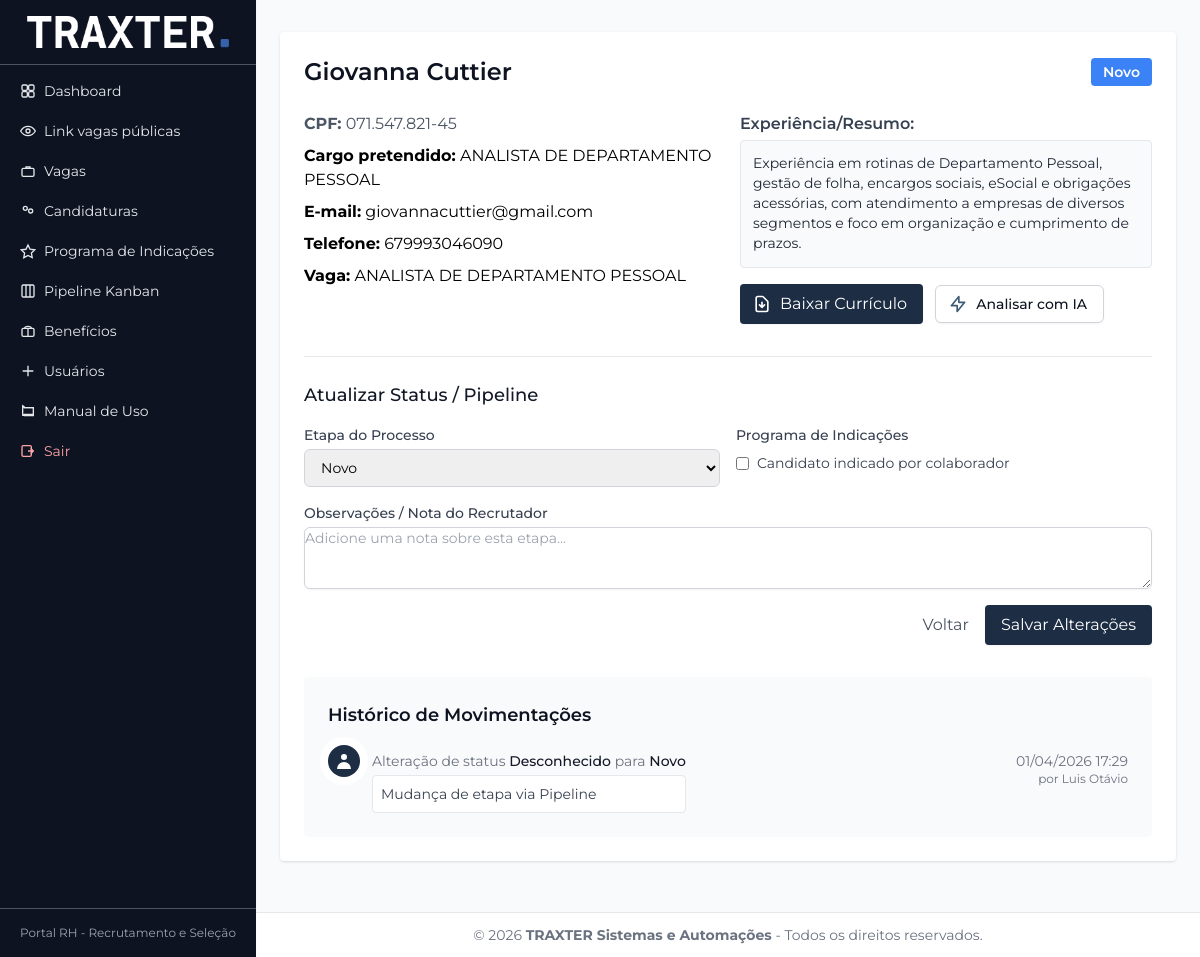
/admin/candidaturas/5 (signed in), run on the app's committed database.
### tables this page shows
CREATE TABLE `candidaturas` (
  `id` int(11) NOT NULL,
  `vaga_id` int(11) NOT NULL,
  `nome` varchar(120) NOT NULL,
  `email` varchar(120) NOT NULL,
  `telefone` varchar(40) NOT NULL,
  `cpf` varchar(11) NOT NULL,
  `cargo_pretendido` varchar(120) NOT NULL,
  `experiencia` text NOT NULL,
  `pdf_path` varchar(255) NOT NULL,
  `status` varchar(30) NOT NULL DEFAULT 'novo',
  `created_at` timestamp NULL DEFAULT CURRENT_TIMESTAMP,
  `stage_id` int(11) DEFAULT NULL,
  `observacoes` text,
  `indicacao_colaborador` tinyint(1) NOT NULL DEFAULT '0',
  `indicacao_colaborador_nome` varchar(120) DEFAULT NULL,
  `indicacao_data_contratacao` datetime DEFAULT NULL,
  `indicacao_data_fim_experiencia` date DEFAULT NULL,
  `indicacao_pagamento_realizado` tinyint(1) NOT NULL DEFAULT '0',
  `indicacao_data_pagamento` date DEFAULT NULL,
  `indicacao_pagamento_registrado_em` datetime DEFAULT NULL,
  `indicacao_valor_comissao` decimal(10,2) DEFAULT NULL,
  `indicacao_metodo_pagamento` varchar(50) DEFAULT NULL,
  `indicacao_pagamento_status` varchar(20) NOT NULL DEFAULT 'pendente'
);

CREATE TABLE `pipeline_stages` (
  `id` int(11) NOT NULL,
  `nome` varchar(50) NOT NULL,
  `ordem` int(11) NOT NULL DEFAULT '0',
  `cor` varchar(7) DEFAULT '#cccccc',
  `created_at` timestamp NULL DEFAULT CURRENT_TIMESTAMP
);

CREATE TABLE `vagas` (
  `id` int(11) NOT NULL,
  `titulo` varchar(150) NOT NULL,
  `descricao` text NOT NULL,
  `requisitos` text NOT NULL,
  `area` varchar(100) DEFAULT NULL,
  `local` varchar(100) DEFAULT NULL,
  `ativo` tinyint(1) NOT NULL DEFAULT '1',
  `created_at` timestamp NULL DEFAULT CURRENT_TIMESTAMP
);

CREATE TABLE `candidatura_historico` (
  `id` int(11) NOT NULL,
  `candidatura_id` int(11) NOT NULL,
  `status_anterior` varchar(30) DEFAULT NULL,
  `status_novo` varchar(30) NOT NULL,
  `observacoes` text,
  `usuario_id` int(11) DEFAULT NULL,
  `created_at` timestamp NULL DEFAULT CURRENT_TIMESTAMP
);

CREATE TABLE `usuarios` (
  `id` int(11) NOT NULL,
  `nome` varchar(100) NOT NULL,
  `email` varchar(120) NOT NULL,
  `senha_hash` varchar(255) NOT NULL,
  `role` enum('admin','rh','viewer') NOT NULL DEFAULT 'viewer',
  `is_supervisor` tinyint(1) NOT NULL DEFAULT '0',
  `email_verified_at` datetime DEFAULT NULL,
  `last_password_reset_at` datetime DEFAULT NULL,
  `created_at` timestamp NULL DEFAULT CURRENT_TIMESTAMP
);

### app/views/admin/candidaturas/show.php (the view, shortened to what the rows shown need)
<div class="bg-white shadow rounded p-6">
  <div class="flex justify-between items-center mb-6">
      <h2 class="text-2xl font-semibold text-ctpblue"><?= Security::e($c['nome']) ?></h2>
      <?php
      $stageColor = $c['stage_cor'] ?? '#ccc';
      ?>
      <span class="px-3 py-1 rounded text-white text-sm font-semibold" style="background-color: <?= $stageColor ?>">
          <?= Security::e($c['stage_nome'] ?? 'Novo') ?>
      </span>
  </div>
  <div class="grid md:grid-cols-2 gap-6">
      <div>
          <?php if (!empty($c['cpf'])): ?>
            <p class="text-gray-600"><strong>CPF:</strong> <?= substr($c['cpf'], 0, 3) . '.' . substr($c['cpf'], 3, 3) . '.' . substr($c['cpf'], 6, 3) . '-' . substr($c['cpf'], 9, 2) ?></p>
          <?php endif; ?>
          <p class="mt-2"><strong>Cargo pretendido:</strong> <?= Security::e($c['cargo_pretendido'] ?? $c['vaga_titulo'] ?? '') ?></p>
          <p class="mt-2"><strong>E-mail:</strong> <?= Security::e($c['email']) ?></p>
          <p class="mt-2"><strong>Telefone:</strong> <?= Security::e(Phone::format($c['telefone'] ?? '')) ?></p>
          <p class="mt-2"><strong>Vaga:</strong> <?= Security::e($c['vaga_titulo'] ?? '-') ?></p>
      </div>
      <div>
          <p class="font-semibold text-gray-700">Experiência/Resumo:</p>
          <div class="mt-1 p-3 bg-gray-50 border rounded text-sm text-gray-800 h-32 overflow-y-auto">
              <?= nl2br(Security::e($c['experiencia'])) ?>
          </div>
          <div class="mt-4">
               <?php $hasResume = !empty($c['pdf_path']); ?>
               <?php if ($hasResume): ?>
               <a
                 href="<?= $base ?>/admin/candidaturas/<?= (int)$c['id'] ?>/download"
                 class="inline-flex items-center px-4 py-2 rounded shadow-sm bg-ctgreen text-white hover:bg-ctdark active:opacity-90 focus:outline-none focus:ring-2 focus:ring-offset-2 focus:ring-ctgreen transition"
                 role="button"
                 aria-label="Baixar Currículo"
                 title="Baixar Currículo"
               >
                   Baixar Currículo
               </a>
               <?php endif; ?>
               <button type="button" data-ai-analyze="1" class="ml-2 inline-flex items-center px-4 py-2 border border-gray-300 shadow-sm text-sm font-medium rounded-md text-ctpblue bg-white hover:bg-gray-50 focus:outline-none focus:ring-2 focus:ring-offset-2 focus:ring-ctgreen">
                  <svg class="mr-2 -ml-1 h-5 w-5 text-ctlight" xmlns="http://www.w3.org/2000/svg" fill="none" viewBox="0 0 24 24" stroke="currentColor">
                     <path stroke-linecap="round" stroke-linejoin="round" stroke-width="2" d="M13 10V3L4 14h7v7l9-11h-7z" />
                   </svg>
                   Analisar com IA
               </button>
          </div>
      </div>
  </div>
  <div class="mt-8 border-t pt-6">
      <h3 class="text-lg font-medium text-gray-900">Atualizar Status / Pipeline</h3>
      <form class="mt-4 space-y-4" action="<?= $base ?>/admin/candidaturas/<?= (int)$c['id'] ?>/atualizar" method="post">
        <div class="grid md:grid-cols-2 gap-4">
            <div>
              <label class="block text-sm font-medium text-gray-700">Etapa do Processo</label>
              <select name="stage_id" class="mt-1 block w-full pl-3 pr-10 py-2 text-base border-gray-300 focus:outline-none focus:ring-ctgreen focus:border-ctgreen sm:text-sm rounded-md border">
                <?php foreach ($stages as $st): ?>
                  <option value="<?= $st['id'] ?>" <?= ($c['stage_id'] ?? 1) == $st['id'] ? 'selected' : '' ?>>
                    <?= Security::e($st['nome']) ?>
                  </option>
                <?php endforeach; ?>
              </select>
            </div>
            <div>
              <label class="block text-sm font-medium text-gray-700">Programa de Indicações</label>
              <label class="mt-2 inline-flex items-center gap-2 text-sm text-gray-700">
                <input type="checkbox" name="indicacao_colaborador" value="1" <?= (int)($c['indicacao_colaborador'] ?? 0) === 1 ? 'checked' : '' ?> class="rounded border-gray-300 text-ctgreen focus:ring-ctgreen" id="indicacao-colaborador-check">
                Candidato indicado por colaborador
              </label>
            </div>
        </div>
        <div>
          <label class="block text-sm font-medium text-gray-700">Observações / Nota do Recrutador</label>
          <textarea name="observacoes" rows="3" class="mt-1 shadow-sm focus:ring-ctgreen focus:border-ctgreen block w-full sm:text-sm border-gray-300 rounded-md border" placeholder="Adicione uma nota sobre esta etapa..."></textarea>
        </div>
        <div class="flex items-center justify-end">
          <a href="<?= $base ?>/admin/candidaturas" class="text-gray-600 hover:text-gray-900 mr-4">Voltar</a>
          <button type="submit" class="bg-ctgreen text-white px-4 py-2 rounded hover:bg-ctdark shadow-sm">Salvar Alterações</button>
        </div>
      </form>
  </div>
  <?php if (!empty($historico)): ?>
  <div class="mt-8 bg-gray-50 rounded p-6">
    <h3 class="text-lg font-semibold text-ctpblue mb-4">Histórico de Movimentações</h3>
    <div class="flow-root">
      <ul role="list" class="-mb-8">
        <?php foreach ($historico as $idx => $h): ?>
        <li>
          <div class="relative pb-8">
            <div class="relative flex space-x-3">
              <div>
                <span class="h-8 w-8 rounded-full bg-ctgreen flex items-center justify-center ring-8 ring-white">
                  <svg class="h-5 w-5 text-white" xmlns="http://www.w3.org/2000/svg" viewBox="0 0 20 20" fill="currentColor" aria-hidden="true">
                    <path fill-rule="evenodd" d="M10 9a3 3 0 100-6 3 3 0 000 6zm-7 9a7 7 0 1114 0H3z" clip-rule="evenodd" />
                  </svg>
                </span>
              </div>
              <div class="min-w-0 flex-1 pt-1.5 flex justify-between space-x-4">
                <div>
                  <p class="text-sm text-gray-500">
                      Alteração de status <span class="font-medium text-gray-900"><?= Security::e($h['status_anterior'] ?? '-') ?></span> para <span class="font-medium text-gray-900"><?= Security::e($h['status_novo']) ?></span>
                  </p>
                  <?php if (!empty($h['observacoes'])): ?>
                      <p class="mt-1 text-sm text-gray-700 bg-white p-2 rounded border border-gray-200"><?= nl2br(Security::e($h['observacoes'])) ?></p>
                  <?php endif; ?>
                </div>
                <div class="text-right text-sm whitespace-nowrap text-gray-500">
                  <time datetime="<?= $h['created_at'] ?>"><?= date('d/m/Y H:i', strtotime($h['created_at'])) ?></time>
                  <div class="text-xs">por <?= Security::e($h['usuario_nome'] ?? 'Sistema') ?></div>
                </div>
              </div>
            </div>
          </div>
        </li>
        <?php endforeach; ?>
      </ul>
    </div>
  </div>
  <?php endif; ?>
</div>

### app/core/Router.php (shortened to what the rows shown need)
<?php
class Router
{
    private array $routes = [];
    public function get(string $path, callable|array $handler): void
    {
        $this->routes['GET'][$this->normalize($path)] = $handler;
    }
    public function post(string $path, callable|array $handler): void
    {
        $this->routes['POST'][$this->normalize($path)] = $handler;
    }
    public function dispatch(): void
    {
        $method = $_SERVER['REQUEST_METHOD'] ?? 'GET';
        $uri = parse_url($_SERVER['REQUEST_URI'] ?? '/', PHP_URL_PATH) ?: '/';
        $path = $this->normalize($uri);
        foreach (($this->routes[$method] ?? []) as $route => $handler) {
            $pattern = preg_replace('#\{([a-zA-Z_][a-zA-Z0-9_]*)\}#', '(?P<$1>[^/]+)', $route);
            if (preg_match('#^' . $pattern . '$#', $path, $matches)) {
                $params = array_filter($matches, 'is_string', ARRAY_FILTER_USE_KEY);
                $this->invoke($handler, $params);
                return;
            }
        }
    }
    private function invoke(callable|array $handler, array $params): void
    {
        if (is_array($handler)) {
            [$class, $method] = $handler;
            $controller = new $class();
            call_user_func_array([$controller, $method], $params);
        } else {
            call_user_func_array($handler, $params);
        }
    }
    private function normalize(string $path): string
    {
        return rtrim($path, '/') ?: '/';
    }
}

### data on the page
candidaturas: nome "Giovanna Cuttier", stage.nome "Novo", cpf "071", cpf "547", cpf "821", cpf "45", cargo_pretendido "ANALISTA DE DEPARTAMENTO PESSOAL", email "giovannacuttier@gmail.com", telefone "679993046090", vaga.titulo "ANALISTA DE DEPARTAMENTO PESSOAL", experiencia "Experiência em rotinas de Departamento Pessoal, gestão de folha, encargos sociais, eSocial e obrigações acessórias, com atendimento a empresas de diversos segmentos e foco em organização e cumprimento de prazos.", stage_id "Novo"
candidatura_historico: status_anterior "Desconhecido", status_novo "Novo", observacoes "Mudança de etapa via Pipeline", created_at "01/04/2026 17:29", usuario.nome "Luis Otávio"
